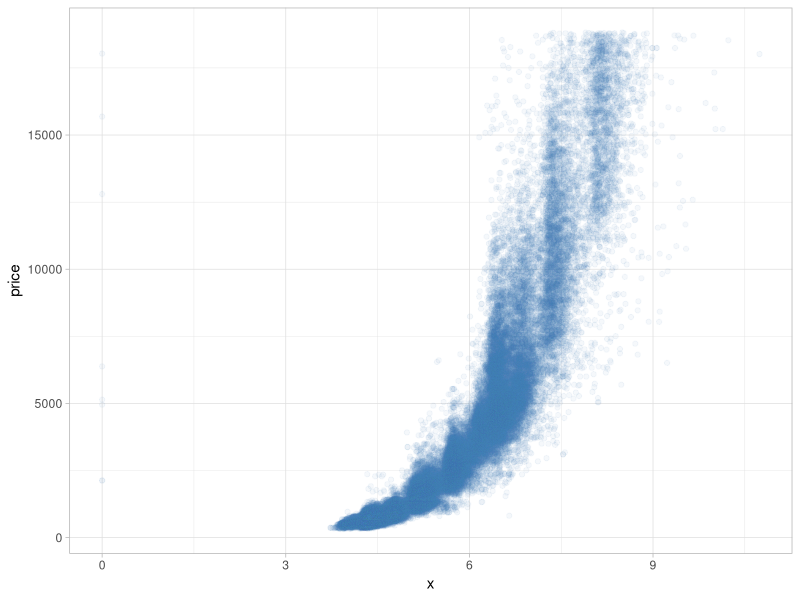
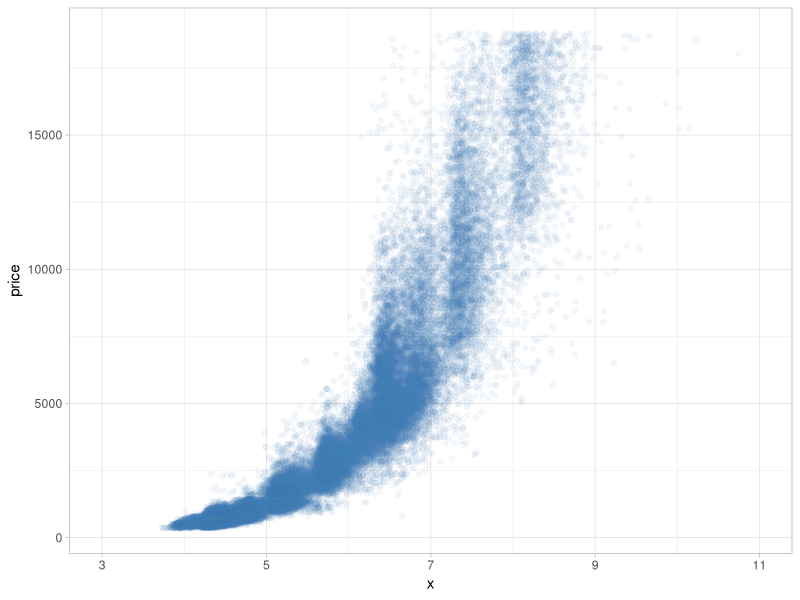
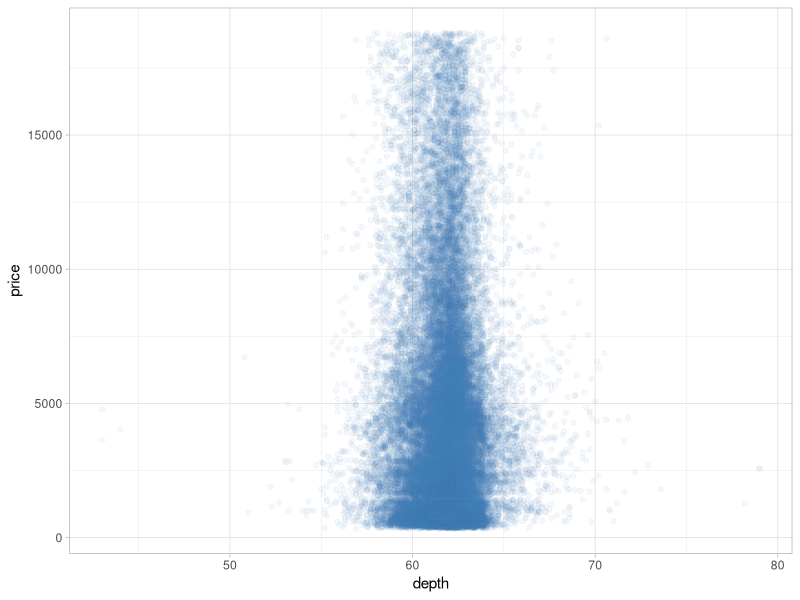
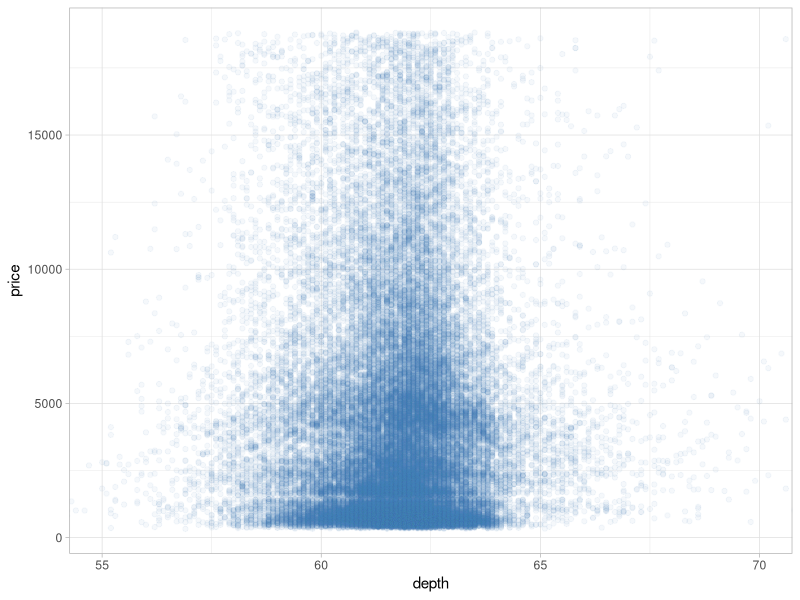
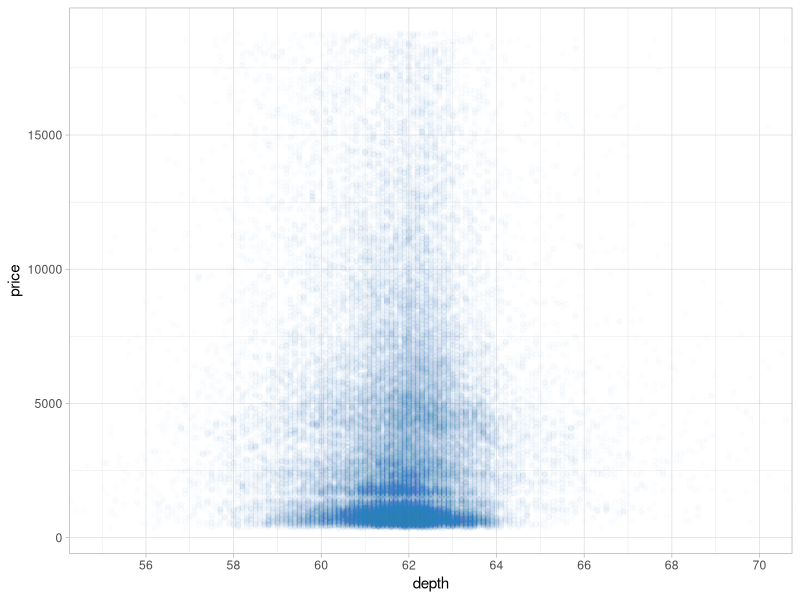
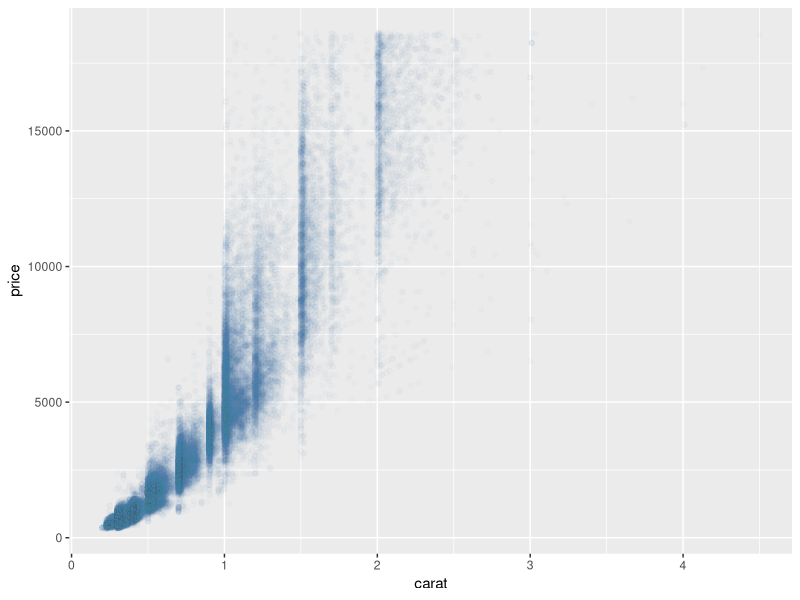
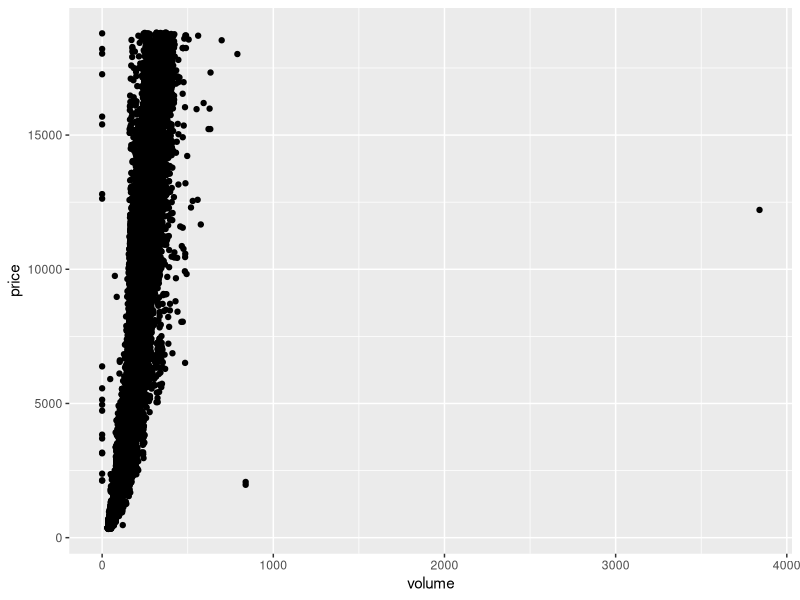

R code for these plots, in order:
## ---- chunk 1
knitr::opts_chunk$set(echo = TRUE)
## ---- chunk 2
require(ggplot2)
data("diamonds")
str(diamonds)
summary(diamonds)
## ---- chunk 3
ggplot(data = diamonds, aes(x, price)) +
    theme_light() +
    geom_point(alpha = .05, colour = 'steelblue')
## ---- chunk 4
ggplot(data = diamonds, aes(x, price)) +
    theme_light() +
    geom_point(alpha = .05, colour = 'steelblue') +
    scale_x_continuous(limits = c(3, 11), breaks = seq(3, 11, 2))
## ---- chunk 5
with(diamonds, cor(x, price, method = 'pearson'))
## ---- chunk 6
with(diamonds, cor(y, price, method = 'pearson'))
## ---- chunk 7
with(diamonds, cor(z, price, method = 'pearson'))
## ---- chunk 8
with(diamonds, cor(x, log10(price), method = 'pearson'))
## ---- chunk 9
ggplot(data = diamonds, aes(depth, price)) +
    theme_light() +
    geom_point(alpha = .05, colour = 'steelblue')
## ---- chunk 10
ggplot(data = diamonds, aes(depth, price)) +
    theme_light() +
    geom_point(alpha = .05, colour = 'steelblue') +
    coord_cartesian(xlim = c(55, 70))
## ---- chunk 11
ggplot(data = diamonds, aes(depth, price)) +
    theme_light() +
    geom_point(alpha = .01, colour = 'steelblue') +
    scale_x_continuous(breaks = seq(42, 80, 2)) +
    coord_cartesian(xlim = c(55, 70))
## ---- chunk 12
with(diamonds, cor(depth, price))
## ---- chunk 13
dia_99pct <- subset(diamonds, 
                    price < .99 * max(price) & carat < .99 * max(carat))
ggplot(aes(carat, price), data = dia_99pct) +
    geom_point(alpha = 0.02, colour = 'steelblue')
## ---- chunk 14
diamonds$volume <- with(diamonds, x * y * z)
qplot(data = diamonds, volume, price)
## ---- chunk 15
sum(diamonds$volume == 0)
## ---- chunk 16
with(subset(diamonds, volume > 0 & volume <= 800), cor(volume, price))
## ---- chunk 17
with(subset(diamonds, volume > 0 & volume <= 800), cor(volume, log10(price)))
